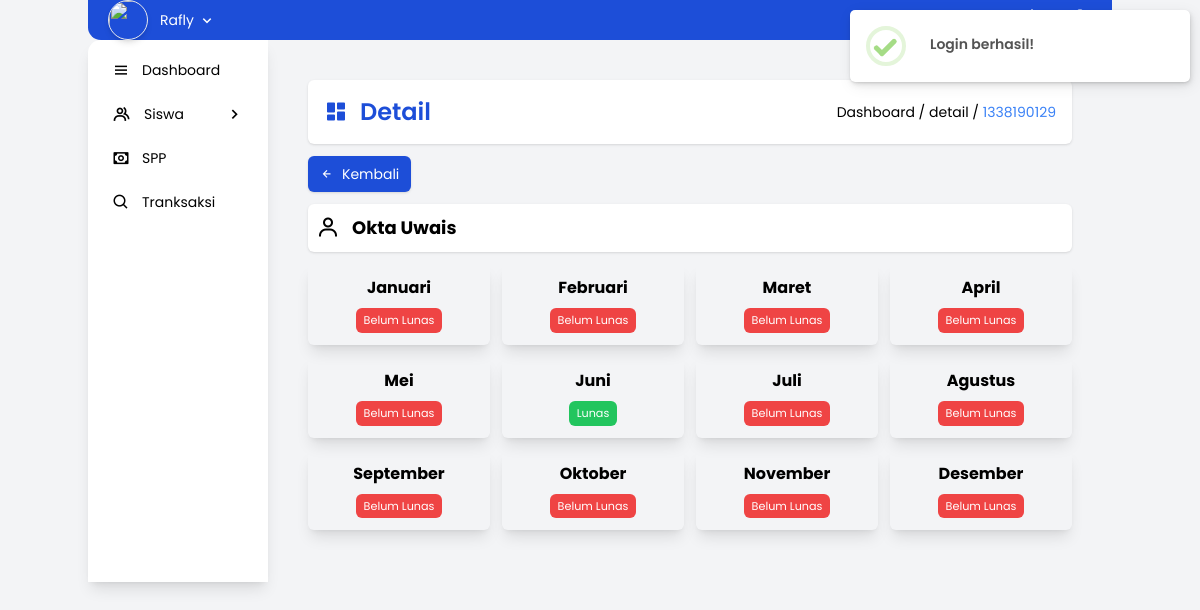
Page /spp/detail/1338190129 (signed in) on the committed database.
### tables this page shows
CREATE TABLE IF NOT EXISTS `siswa` (
  `Nisn` char(10) NOT NULL,
  `Foto` varchar(100) DEFAULT 'iconTitle.png',
  `NamaLengkap` varchar(100) NOT NULL,
  `Email` varchar(100) DEFAULT NULL,
  `Password` varchar(255) NOT NULL,
  `NoTelp` varchar(16) DEFAULT NULL,
  `Jenkel` enum('perempuan','laki-laki') DEFAULT NULL,
  `Kelas` varchar(50) DEFAULT NULL,
  `JurusanID` char(15) NOT NULL,
  `TanggalLahir` date DEFAULT NULL,
  `Status` enum('online','offline') DEFAULT 'offline',
  `Role` enum('admin','user') DEFAULT 'user',
  `CreateAt` timestamp NULL DEFAULT CURRENT_TIMESTAMP,
  `UpdateAt` timestamp NULL DEFAULT CURRENT_TIMESTAMP ON UPDATE CURRENT_TIMESTAMP,
  PRIMARY KEY (`Nisn`),
  UNIQUE KEY `Email` (`Email`),
  UNIQUE KEY `NoTelp` (`NoTelp`)
);

CREATE TABLE IF NOT EXISTS `bulan` (
  `BulanID` int NOT NULL AUTO_INCREMENT,
  `NamaBulan` varchar(50) NOT NULL,
  PRIMARY KEY (`BulanID`)
);

CREATE TABLE IF NOT EXISTS `payment` (
  `TranksaksiID` char(10) NOT NULL,
  `BulanID` int NOT NULL,
  `SiswaID` char(10) NOT NULL,
  `Harga` double NOT NULL,
  KEY `fk_payment_bulan` (`BulanID`),
  KEY `fk_payment_siswa` (`SiswaID`),
  KEY `fk_payment_tranksaksi` (`TranksaksiID`),
  CONSTRAINT `fk_payment_bulan` FOREIGN KEY (`BulanID`) REFERENCES `bulan` (`BulanID`) ON DELETE CASCADE ON UPDATE CASCADE,
  CONSTRAINT `fk_payment_siswa` FOREIGN KEY (`SiswaID`) REFERENCES `siswa` (`Nisn`) ON DELETE CASCADE ON UPDATE CASCADE,
  CONSTRAINT `fk_payment_tranksaksi` FOREIGN KEY (`TranksaksiID`) REFERENCES `tranksaksi` (`TranksaksiID`) ON DELETE CASCADE
);

### app/core/Controllers.php (called while the page is built, shortened)
<?php
class Controllers {
	public function view($view, $data = []) {
		require_once 'app/view/'.$view.'.php';
	}
	public function model($model) {
		return new $model;
	}
}

### app/controller/Spp.php (called while the page is built, shortened)
<?php
class Spp extends Controllers {
    public function detail($SiswaID) {
        $data['izinLogout'] = Permission::izinLogout();
        $data["detail"] = $this->model("Spp_model")->getDetailSiswa($SiswaID);
        $data["judul"] = "Detail";
        $this->view("templates/header", $data);
        $this->view("spp/detail", $data);
        $this->view("templates/footer");
    }
}

### app/core/App.php (called while the page is built, shortened)
<?php
class App {
	private $class = "Dashboard",
			$method = "index",
			$params = [];
	public function __construct() {
		$url = $this->parseURL();
		$dir = 'app/controller/';
		if(file_exists($dir.ucfirst($url[0]).'.php')) {
			unset($url[0]);
		}
		$this->class = new $this->class();
		if (isset($url[1])) {
			if (method_exists($this->class, $url[1])) {
				$this->method = $url[1];
				unset($url[1]);
			}
		}
		if ($url) {
			$this->params = array_values($url);
		}
		call_user_func_array([$this->class, $this->method], $this->params);
	}
	public function parseURL() {
		if (isset($_GET['url'])) {
			$url = $_GET['url'];
			$url = trim($url, '/');
			$url = filter_var($url, FILTER_SANITIZE_URL);
			$url = explode('/', $url);
			return $url;
		} else {
			return ['Dashboard'];
		}
	}
}

### index.php (called while the page is built, shortened)
<?php
if (file_exists('app/core/App.php')) {
 	new App();
}

### app/core/Database.php (called while the page is built, shortened)
<?php
class Database {
    private $dbname = Constant::DBNAME,
            $dbhost = Constant::DBHOST,
            $dbuser = Constant::DBUSER,
            $dbpass = Constant::DBPASS;
    private $db, $stmt;
    public function __construct() {
        try {
            $dh = "mysql:host={$this->dbhost};dbname={$this->dbname};charset=utf8";
            $options = [
                PDO::ATTR_PERSISTENT => true,
                PDO::ATTR_ERRMODE => PDO::ERRMODE_EXCEPTION,
                PDO::MYSQL_ATTR_INIT_COMMAND => "SET NAMES utf8"
            ];
            $this->db = new PDO($dh, $this->dbuser, $this->dbpass, $options);
        } catch(PDOException $e) {
            echo "Koneksi gagal: ".$e->getMessage();
        }
    }
    public function query($query) {
        $this->stmt = $this->db->prepare($query);
    }
    public function bind($bind, $value, $type = null) {
        switch(true) {
            default:
                $type = PDO::PARAM_STR;
        }
        $this->stmt->bindValue($bind, $value, $type);
    }
    public function execute() {
        $this->stmt->execute();
    }
    public function resultSet() {
        $this->execute();
        return $this->stmt->fetchAll(PDO::FETCH_ASSOC);
    }
}

### app/model/Spp_model.php (called while the page is built, shortened)
<?php
class Spp_model {
    private $db;
    public function __construct() {
        $this->db = new Database;
    }
    public function getDetailSiswa($SiswaID) {
        $this->db->query("SELECT B.BulanID as BulanID, P.BulanID as PBulanID, SiswaID, NamaBulan, NamaLengkap FROM bulan as B LEFT JOIN payment as P ON B.BulanID = P.BulanID AND P.SiswaID = :SiswaID JOIN siswa as S ON S.Nisn = :SiswaID");
        $this->db->bind("SiswaID", $SiswaID);
        $this->db->execute();
        return $this->db->resultSet();
    }
}

### app/view/spp/detail.php (the view)
<section class="p-5 md:p-10 lg:p-15 overflow-y-auto overflow-x-hidden">
          <div class="flex items-center justify-between poppins bg-white p-4 rounded-md shadow dark:bg-slate-800 dark:text-slate-200">
		<div class="flex items-center gap-3">
			<i class="bx bxs-dashboard text-md md:text-xl lg:text-2xl text-blue-700"></i>
			<h1 class="text-md md:text-xl lg:text-2xl text-blue-700 font-semibold">Detail</h1>
		</div>
		<div class="flex items-center poppins gap-2 text-sm">
			<a id="path-url" href=""></a>
		</div>
	</div>
          <div class="my-3 flex items-center justify-start">
		<a href="<?=Constant::DIRNAME?>spp" class="btn-primary text-sm shadow"><i class="bx bx-left-arrow-alt text-2xl md:text-sm"></i><p class="hidden md:inline-block">Kembali</p></a>
          </div>
          <div class="my-2 p-2 bg-white rounded-md shadow dark:bg-slate-800 dark:text-slate-200">
              <h1 class="font-bold poppins text-lg flex items-center gap-3"><i class="bx bx-user text-2xl"></i> <?=$data["detail"][0]["NamaLengkap"]?></h1>
          </div>
          <div class="my-3 grid grid-cols-2 md:grid-cols-3  lg:grid-cols-4 gap-3">
          <?php foreach ($data["detail"] as $detail) : ?>
		<div class="card poppins flex flex-col items-center gap-2 relative dark:bg-slate-800 dark:text-slate-200">
			<h1 class="font-bold"><?=$detail["NamaBulan"]?></h1>
			<p class="<?=($detail["PBulanID"]) ? 'bg-green-500' : 'bg-red-500'?> rounded-md p-1 px-2 text-white" style="font-size: 0.7rem;"><?=(($detail["PBulanID"]) ? "Lunas" : "Belum Lunas")?></p>
		</div>
	<?php endforeach; ?>
          </div>
      </section>

### app/view/templates/header.php (shortened to what this page needs)
<!DOCTYPE html>
<html lang="id" class="">
<head>
	<link href='https://unpkg.com/boxicons@2.1.4/css/boxicons.min.css' rel='stylesheet'>
	<link rel="stylesheet" href="<?=Constant::DIRNAME?>tools/fontawesome/css/font-awesome.min.css">
	<link rel="stylesheet" href="<?=Constant::DIRNAME?>tools/sweetalert/swetalert2.min.css">
	<link rel="stylesheet" href="<?=Constant::DIRNAME?>css/style.css">
</head>
<body class="overflow-hidden bg-gray dark:bg-slate-900">
<header id="header" class="h-[8vh] mx-auto container dark:text-slate-800 dark:bg-slate-800">
	<nav class="bg-primary px-5 flex justify-between h-[100%]" style="border-bottom-right-radius: .8rem; border-bottom-left-radius: .8rem;">
		<section class="flex items-center gap-3 poppins text-white relative">
			<img src="<?=Constant::DIRNAME?>img/<?=((isset($_SESSION["Foto"])) ? $_SESSION["Foto"] : "iconTitle.png")?>" alt="" class="rounded-full w-10 h-10 shadow-md border">
			<a href="<?=Constant::DIRNAME?>profil"><h3 class="text-sm w-52 leading-[15px] flex items-center gap-1 capitalize"><?=(isset($_SESSION["Username"])) ? $_SESSION["Username"] : "Anonymous" ;?> <i class="bx bx-chevron-down text-lg"></i></h3></a>
		</section>
		<section class="flex gap-5 items-center">
			<button id="btn-mode" type="button" class="overflow-hidden h-8 w-8 light">
			</button>
			<div class="relative">
				<button id="btn-setting" type="button"><i class="bx bx-cog text-white text-2xl hover:rotate-[360deg] transition"></i></button>
			</div>
		</section>
	</nav>
</header>
<main id="main" class="h-[92vh] mx-auto container">
	<div class="container grid h-[100%] <?=($data['judul'] != 'Login' && $data['judul'] != 'Register') ? 'grid-cols-[60px_1fr] lg:grid-cols-[180px_1fr]' : 'grid-cols-[1fr]'?>">
		<?php if ($data["judul"] != "Login" && $data["judul"] != "Register"): ?>
			<aside id="aside" class="bg-white shadow-lg px-2 lg:px-4 py-2 h-[100%] poppins overflow-hidden dark:bg-slate-800" style="border-top-left-radius: .8rem;">
				<a id="dashboard" href="<?=Constant::DIRNAME?>dashboard" class="w-100 p-2 rounded-md text-sm text-black flex justify-center lg:justify-start items-center gap-3 hover:bg-blue-700 dark:hover:bg-slate-900 hover:text-white transition <?=($data['judul'] == "Dashboard") ? "active" : "" ?> dark:text-slate-200"><i class="bx bx-menu text-lg"></i><p class="hidden lg:block">Dashboard</p></a>
				<a id="siswa" href="" class="w-100 p-2 rounded-md text-sm text-black flex justify-center lg:justify-start items-center gap-3 hover:bg-blue-700 dark:hover:bg-slate-900 relative hover:text-white transition dark:text-slate-200"><i class="bx bx-group text-xl"></i><p class="hidden lg:block">Siswa</p><i class="bx bx-chevron-right hidden lg:block toggle text-xl absolute end-[8px]"></i></a>
				<a id="spp" href="<?=Constant::DIRNAME?>spp" class="w-100 p-2 rounded-md text-sm text-black flex justify-center lg:justify-start items-center gap-3 hover:bg-blue-700 dark:hover:bg-slate-900 hover:text-white transition <?=($data['judul'] == "Spp") ? "active" : "" ?> dark:text-slate-200"><i class="bx bx-money text-lg"></i><p class="hidden lg:block">SPP</p></a>
				<a id="history" href="<?=Constant::DIRNAME?><?=($_SESSION["Role"] == "user") ? 'history' : 'tranksaksi'?>" class="w-100 p-2 rounded-md text-sm text-black flex justify-center lg:justify-start items-center gap-3 hover:bg-blue-700 dark:hover:bg-slate-900 hover:text-white transition <?=($data['judul'] == "History" || $data['judul'] == "Tranksaksi") ? "active" : "" ?> dark:text-slate-200"><?=($_SESSION["Role"] == "user") ? '<i class="bx bx-history text-lg"></i><p class="hidden lg:block">History</p>' : '<i class="bx bx-search text-lg"></i><p class="hidden lg:block">Tranksaksi</p>'?></a>
			</aside>
		<?php endif ?>

### app/view/templates/footer.php (shortened to what this page needs)
	</div>
</main>
</body>
</html>

### rows in the picture
siswa: NamaLengkap "Okta Uwais"
bulan: NamaBulan "Januari", shows "Belum Lunas"
bulan: NamaBulan "Februari", shows "Belum Lunas"
bulan: NamaBulan "Maret", shows "Belum Lunas"
bulan: NamaBulan "April", shows "Belum Lunas"
bulan: NamaBulan "Mei", shows "Belum Lunas"
payment: BulanID.NamaBulan "Juni", shows "Lunas"
bulan: NamaBulan "Juli", shows "Belum Lunas"
bulan: NamaBulan "Agustus", shows "Belum Lunas"
bulan: NamaBulan "September", shows "Belum Lunas"
bulan: NamaBulan "Oktober", shows "Belum Lunas"
bulan: NamaBulan "November", shows "Belum Lunas"
bulan: NamaBulan "Desember", shows "Belum Lunas"

### other values in the picture
$_SESSION["Username"] "Rafly"
